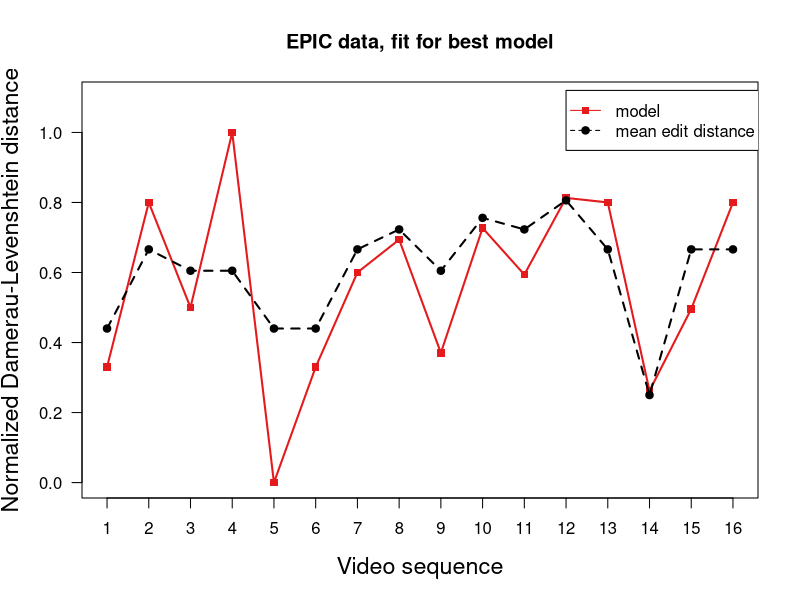

The R source for this figure:
library(RColorBrewer)

# Define data (x: videos, y: fit of model, edit distance with Damerau-Levenshtein)
xdata <- c(1,2,3,4,5,6,7,8,9,10,11,12,13,14,15,16)
ck <- c(0.33,0.8,0.5,1,0,0.33,0.6,0.694,0.3705,0.727,0.594,0.813,0.8,0.262,0.496,0.8)
c <- c(0.498,0.8,0.5,1,0,0.33,0.6,0.729,0.372,0.734,0.727,0.815,0.8,0.2605,0.5032,0.8)
k <- c(0.667,0.8,0.5,1,0,0.33,0.6,0.696,0.372,0.735,0.598,0.768,0.8,0.261,0.5,0.8)
none <- c(0.667,0.8,0.627,1,0,0.501,0.6,0,745,0.381,0.743,0.728,0.769,0.8,0.274,0.502,0.8)
avg <- c(0.44,0.666,0.605,0.605,0.44,0.44,0.666,0.723,0.605,0.756,0.723,0.806,0.666,0.25,0.666,0.666)

twoD <- c(0.504,0.653,0.5,1,0,0.33,0.6,0.698,0.372,0.730,0.593,0.838,0.848,0.256,0.867,0.596)
  
col = brewer.pal(n=7,name='Set1')

# Plot ck
plot(xdata, ck, type='o', col=col[1], pch=15, lty=1, ylim=c(0,1.1), lwd=2, 
     ylab='Normalized Damerau-Levenshtein distance', main="EPIC data, fit for best model",
     xlab='Video sequence', las=1, xaxt='n', cex.lab=1.4)
axis(side=1, at=1:16, labels=xdata, cex.axis=1)

# Plot avg/baseline
points(xdata, avg, col='black', pch=19)
lines(xdata, avg, col='black', lty=2, lwd=2)

legend(12,1.12,c('model','mean edit distance'),col=c(col[1],'black'),pch=c(15,19),lty=c(1,2))
